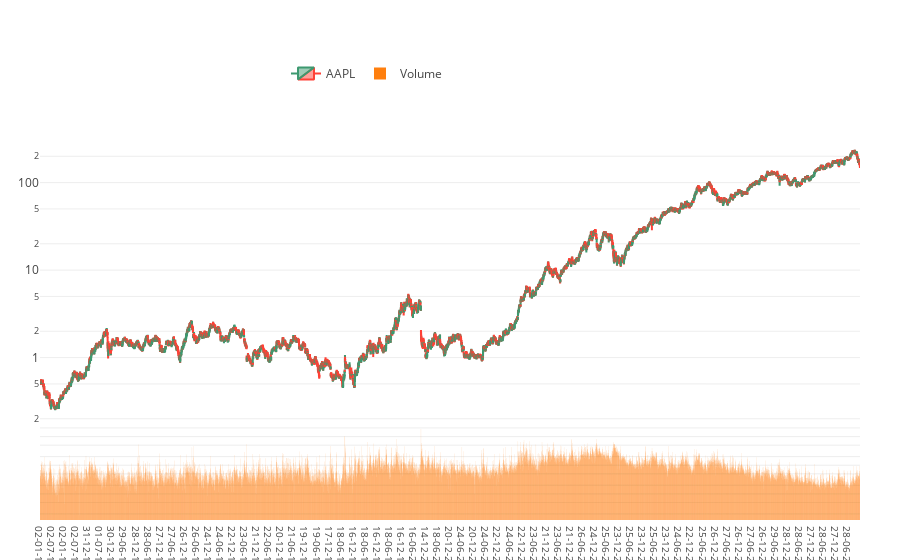

Notebook code for this chart:
### Code cell
# рисуем график

plot_chart(df)

### Figure 1 — Plotly figure (JSON) as saved in the notebook; plotly's stock layout.template omitted (floating-point values rounded to 4 significant figures; data arrays with more than 128 entries replaced by an {"elided": "..."} marker saying what was removed)
{"data": [{"close": {"elided": "8565 float values"}, "high": {"elided": "8565 float values"}, "low": {"elided": "8565 float values"}, "name": "AAPL", "open": {"elided": "8565 float values"}, "type": "candlestick", "uid": "a28837a2-2ed1-420d-9bae-7276f1b120ba", "x": {"elided": "8565 str values"}, "yaxis": "y2"}, {"name": "Volume", "type": "bar", "uid": "4fe4de60-b01f-4d09-a6f1-887a7e985e88", "x": {"elided": "8565 str values"}, "y": {"elided": "8565 int values"}, "yaxis": "y"}], "layout": {"legend": {"orientation": "h", "x": 0.3, "y": 0.9, "yanchor": "bottom"}, "margin": {"b": 40, "l": 40, "r": 40, "t": 40}, "xaxis": {"rangeselector": {"visible": true}, "rangeslider": {"visible": false}, "tickfont": {"size": 10}, "type": "category"}, "yaxis": {"autorange": true, "domain": [0, 0.2], "showticklabels": false, "type": "log"}, "yaxis2": {"autorange": true, "domain": [0.2, 0.8], "type": "log"}}}
